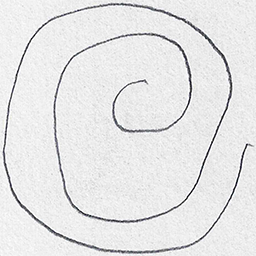
#> input picture src/ModelBuilder/spiral_data_clean/Healthy/testing_V01HE01.png, 256 x 256 px; its folder holds 3 pictures in this run
$ python train_drawing_features.py
#> lines starting #> are read from the running program, lines starting #| are printed output that depends on the picture


import os, sys, joblib, warnings
import numpy as np
from pathlib import Path

warnings.filterwarnings('ignore')

BASE_DIR   = Path(__file__).parent
DATA_DIR   = BASE_DIR / "spiral_data"
MODEL_OUT  = BASE_DIR / ".." / ".." / "drawing_model.pkl"
SCALER_OUT = BASE_DIR / ".." / ".." / "drawing_scaler.pkl"
LABELS_OUT = BASE_DIR / ".." / ".." / "labels.txt"

IMG_SIZE = 128  # resize to 128x128
SEED     = 42

def extract_features(img_gray_arr):

    from skimage.feature import hog, local_binary_pattern
    from skimage.transform import resize

    img = resize(img_gray_arr, (IMG_SIZE, IMG_SIZE), anti_aliasing=True)
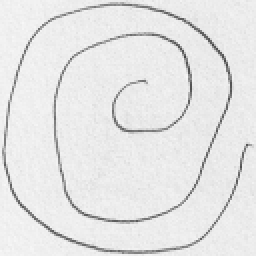
#> img: shape (128, 128) float32 (shown 2 times larger); min 0.27, max 0.972, mean 0.901

    hog_feats = hog(
        img,
        orientations=9,
        pixels_per_cell=(16, 16),
        cells_per_block=(2, 2),
        block_norm='L2-Hys',
        feature_vector=True
    )
#> hog_feats = 1764 values, max 0.515 at index 222, min 0.00692 at index 208, mean 0.123

    lbp = local_binary_pattern(img, P=24, R=3, method='uniform')
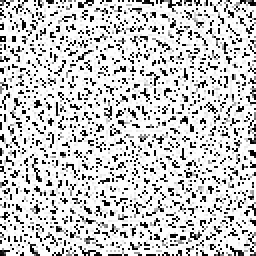
#> lbp: shape (128, 128) float64 (shown 2 times larger); min 0, max 25, mean 19.8; drawn with min black and max white
    lbp_hist, _ = np.histogram(lbp.ravel(), bins=26, range=(0, 26), density=True)
#> lbp_hist = 26 values, max 0.64 at index 25, min 0.00061 at index 9, mean 0.0385

    return np.concatenate([hog_feats, lbp_hist])

def load_dataset():

    from PIL import Image

    X, y = [], []
    class_map = {'healthy': 0, 'parkinson': 1}
    counts = {0: 0, 1: 0}

    for draw_type in ['spiral', 'wave']:
        for split in ['training', 'testing']:
            for cls_name, cls_idx in class_map.items():
                folder = DATA_DIR / draw_type / split / cls_name
                if not folder.is_dir():
                    continue
                for fp in folder.iterdir():
                    if fp.suffix.lower() not in {'.png', '.jpg', '.jpeg'}:
                        continue
                    try:
                        img = Image.open(fp).convert('L')
                        arr = np.asarray(img, dtype=np.float32) / 255.0
                        feats = extract_features(arr)
#> feats = 1790 values, max 0.64 at index 1789, min 0.00061 at index 1773, mean 0.122
                        X.append(feats)
                        y.append(cls_idx)
                        counts[cls_idx] += 1
                    except Exception as e:
                        print(f"  Skipping {fp.name}: {e}")

    print(f"\n  Healthy  : {counts[0]} images")
    print(f"  Parkinson: {counts[1]} images")
    print(f"  Total    : {sum(counts.values())} images")
    return np.array(X), np.array(y)

def train():
    from sklearn.preprocessing import StandardScaler
    from sklearn.svm import SVC
    from sklearn.ensemble import RandomForestClassifier, GradientBoostingClassifier
    from sklearn.model_selection import StratifiedKFold, cross_val_score
    from sklearn.pipeline import Pipeline
    from sklearn.metrics import classification_report, confusion_matrix
    import joblib

    print("=" * 60)
    print("ParkiSense – Feature-Based Drawing Model Trainer")
    print("  Method: HOG + LBP features → SVM / Random Forest")
    print("=" * 60)

    print("\n[1/4] Loading and extracting features...")
    X, y = load_dataset()
    print(f"  Feature vector size: {X.shape[1]}")
#|   Feature vector size: 1790

    print("\n[2/4] Scaling features...")
    scaler = StandardScaler()
    X_scaled = scaler.fit_transform(X)

    print("\n[3/4] Evaluating classifiers (5-fold cross-validation)...")
    candidates = {
        'SVM (RBF)'    : SVC(kernel='rbf', C=10, gamma='scale', probability=True, random_state=SEED),
        'SVM (Linear)' : SVC(kernel='linear', C=1.0, probability=True, random_state=SEED),
        'Random Forest': RandomForestClassifier(n_estimators=200, max_depth=10, random_state=SEED),
        'Gradient Boost': GradientBoostingClassifier(n_estimators=100, random_state=SEED),
    }

    cv = StratifiedKFold(n_splits=5, shuffle=True, random_state=SEED)
    best_name, best_score, best_clf = None, 0.0, None

    for name, clf in candidates.items():
        scores = cross_val_score(clf, X_scaled, y, cv=cv, scoring='accuracy', n_jobs=-1)
        mean_acc = scores.mean() * 100
        std_acc  = scores.std() * 100
        print(f"  {name:20s}: {mean_acc:.1f}% ± {std_acc:.1f}%")
        if mean_acc > best_score:
            best_score, best_name, best_clf = mean_acc, name, clf

    print(f"\n  Best: {best_name} ({best_score:.1f}%)")

    print("\n[4/4] Training best model on full dataset...")
    best_clf.fit(X_scaled, y)

    y_pred = best_clf.predict(X_scaled)
    print("\nTraining Classification Report:")
    print(classification_report(y, y_pred, target_names=['Healthy', 'Parkinson']))
    print("Confusion Matrix:")
    print(confusion_matrix(y, y_pred))

    model_path  = MODEL_OUT.resolve()
    scaler_path = SCALER_OUT.resolve()
    labels_path = LABELS_OUT.resolve()

    joblib.dump(best_clf, model_path)
    joblib.dump(scaler,   scaler_path)

    with open(labels_path, 'w') as f:
        f.write("0 Healthy\n1 Parkinson\n")

    print(f"\n  Model  saved: {model_path}")
    print(f"  Scaler saved: {scaler_path}")
    print(f"  Labels saved: {labels_path}")
    print(f"\n{'='*60}")
    print(f"DONE — Cross-validation accuracy: {best_score:.1f}%")
    print(f"{'='*60}")

if __name__ == '__main__':
    try:
        import skimage
    except ImportError:
        print("Installing scikit-image...")
        import subprocess
        subprocess.check_call([sys.executable, '-m', 'pip', 'install', 'scikit-image'])

    train()
